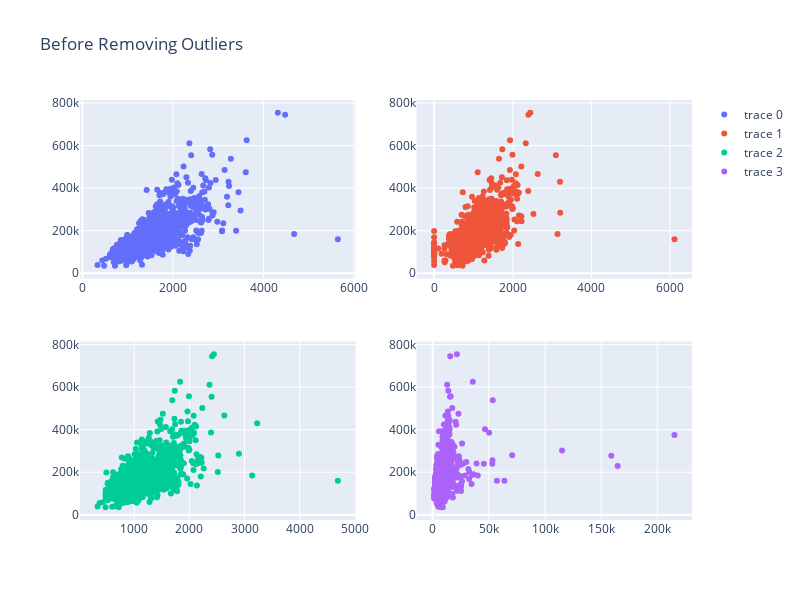

This figure's notebook cell:
### Code cell
fig = make_subplots(rows=2, cols=2)
fig.add_trace(
    go.Scatter(x=list(train['GrLivArea']), y=list(train['SalePrice']),mode="markers+text"),
    row=1, col=1
)

fig.add_trace(
    go.Scatter(x=list(train['TotalBsmtSF']), y=list(train['SalePrice']) ,mode="markers+text"),
    row=1, col=2 
)
fig.add_trace(
    go.Scatter(x=list(train['1stFlrSF']), y=list(train['SalePrice']),mode="markers+text"),
    row=2, col=1
)

fig.add_trace(
    go.Scatter(x=list(train['LotArea']), y=list(train['SalePrice']) ,mode="markers+text"),
    row=2, col=2 
)

fig.update_layout(height=600, width=800, title_text="Before Removing Outliers")
fig.show()

### Figure 1 — Plotly figure (JSON) as saved in the notebook; plotly's stock layout.template omitted (floating-point values rounded to 4 significant figures; data arrays with more than 128 entries replaced by an {"elided": "..."} marker saying what was removed)
{"data": [{"mode": "markers+text", "type": "scatter", "x": {"elided": "1460 int values"}, "xaxis": "x", "y": {"elided": "1460 int values"}, "yaxis": "y"}, {"mode": "markers+text", "type": "scatter", "x": {"elided": "1460 int values"}, "xaxis": "x2", "y": {"elided": "1460 int values"}, "yaxis": "y2"}, {"mode": "markers+text", "type": "scatter", "x": {"elided": "1460 int values"}, "xaxis": "x3", "y": {"elided": "1460 int values"}, "yaxis": "y3"}, {"mode": "markers+text", "type": "scatter", "x": {"elided": "1460 int values"}, "xaxis": "x4", "y": {"elided": "1460 int values"}, "yaxis": "y4"}], "layout": {"height": 600, "title": {"text": "Before Removing Outliers"}, "width": 800, "xaxis": {"anchor": "y", "domain": [0, 0.45]}, "xaxis2": {"anchor": "y2", "domain": [0.55, 1]}, "xaxis3": {"anchor": "y3", "domain": [0, 0.45]}, "xaxis4": {"anchor": "y4", "domain": [0.55, 1]}, "yaxis": {"anchor": "x", "domain": [0.575, 1]}, "yaxis2": {"anchor": "x2", "domain": [0.575, 1]}, "yaxis3": {"anchor": "x3", "domain": [0, 0.425]}, "yaxis4": {"anchor": "x4", "domain": [0, 0.425]}}}
